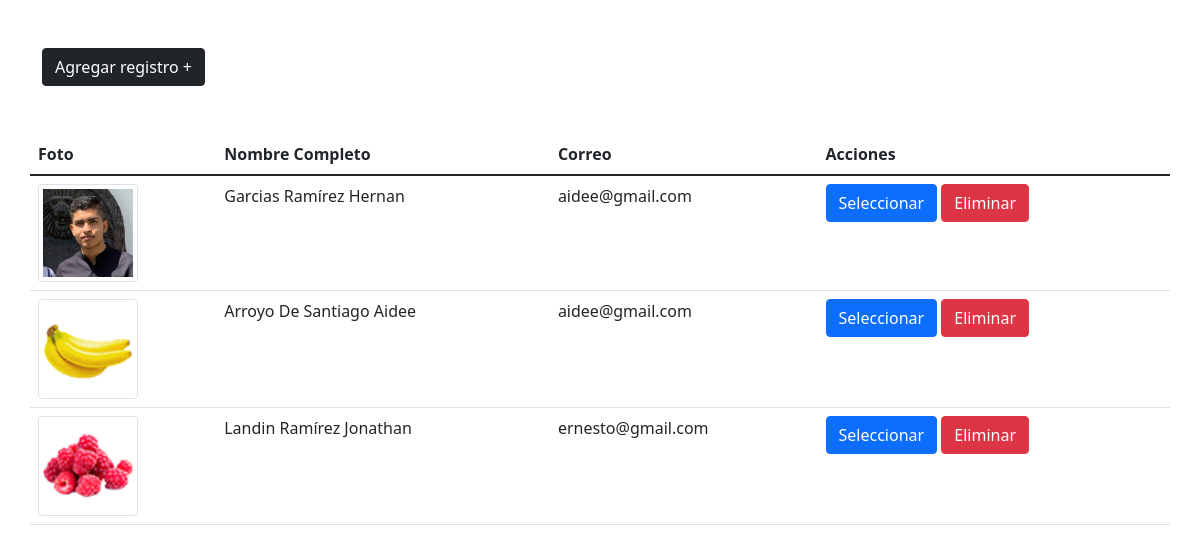
The page /empleados/index.php on the database its author committed.
### tables this page shows
CREATE TABLE `empleados` (
  `ID` int(11) NOT NULL,
  `Nombre` varchar(50) NOT NULL,
  `ApellidoP` varchar(50) NOT NULL,
  `ApellidoM` varchar(50) NOT NULL,
  `Correo` varchar(100) NOT NULL,
  `Foto` varchar(200) NOT NULL
);

### empleados/index.php (the view, shortened to what this page needs)
<?php
include ("../conexion/conexion.php");
    $sentencia= $conn->prepare("SELECT * FROM `empleados` WHERE 1");
    $sentencia->execute();
    $listaEmpleados=$sentencia->fetchAll(PDO::FETCH_ASSOC);
?>
<!DOCTYPE html>
<html lang="en">
<head>
    <link href="https://cdn.jsdelivr.net/npm/bootstrap@5.1.3/dist/css/bootstrap.min.css" rel="stylesheet"/>
</head>
<body>
    <div class="container mt-5">
        <form action="" method="POST" enctype="multipart/form-data">
             <button type="button" class="btn btn-dark" data-bs-toggle="modal" data-bs-target="#exampleModal">
             Agregar registro +
            </button>
        </form>
        <div class="row mt-5">
            <table class="table">
                <thead>
                    <tr>
                        <th>Foto</th>
                        <th>Nombre Completo</th>
                        <th>Correo</th>
                        <th>Acciones</th>
                    </tr>
                </thead>
                <?php foreach($listaEmpleados as $empleado){ ?>
                    <tr>
                        <td><img class="img-thumbnail" width="100px" src="../img/<?php echo $empleado['Foto'];?>"/></td>
                        <td><?php echo $empleado['ApellidoP']; ?> <?php echo $empleado['ApellidoM']; ?> <?php echo $empleado['Nombre']; ?></td>
                        <td><?php echo $empleado['Correo']; ?></td>
                        <td>
                        <form action="" method="POST">
                            <input type="submit" class="btn btn-primary" value="Seleccionar" name="accion">
                            <button value="btnEliminar" class="btn btn-danger" type="submit" name="accion">Eliminar</button>
                        </form>
                        </td>
                    </tr>
                <?php } ?>
            </table>
        </div>
    </div>
</body>
</html>

### rows shown on the page
empleados: Foto (picture), ApellidoP "Garcias", ApellidoM "Ramírez", Nombre "Hernan", Correo "aidee@gmail.com"
empleados: Foto (picture), ApellidoP "Arroyo", ApellidoM "De Santiago", Nombre "Aidee", Correo "aidee@gmail.com"
empleados: Foto (picture), ApellidoP "Landin", ApellidoM "Ramírez", Nombre "Jonathan", Correo "ernesto@gmail.com"
